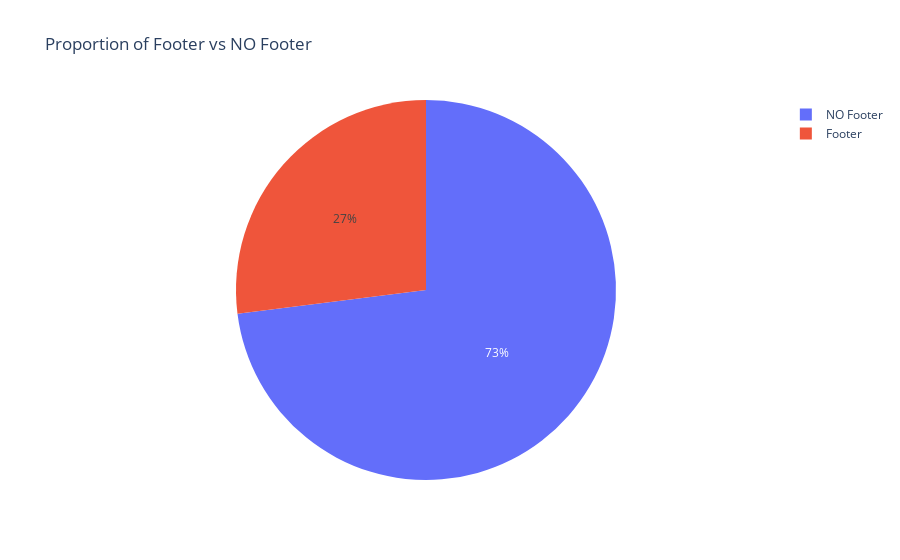

The cell this chart's notebook holds for it:
### Markdown cell above
## Proportion of Footer vs NO Footer

### Code cell
# Count the number of instances of each class
class_counts = df['Footer'].value_counts().to_dict()

# Create the pie chart
fig = px.pie(values=list(class_counts.values()),
             names=['NO Footer', 'Footer'],
             labels=['NO Footer' if key == 0 else 'Footer' for key in class_counts.keys()],
             title='Proportion of Footer vs NO Footer')

# Show the chart
fig.show()

### Figure 1 — Plotly figure (JSON) as saved in the notebook; plotly's stock layout.template omitted (floating-point values rounded to 4 significant figures)
{"data": [{"domain": {"x": [0, 1], "y": [0, 1]}, "hovertemplate": "label=%{label}<br>value=%{value}<extra></extra>", "labels": ["NO Footer", "Footer"], "legendgroup": "", "name": "", "showlegend": true, "type": "pie", "values": [706, 261]}], "layout": {"legend": {"tracegroupgap": 0}, "title": {"text": "Proportion of Footer vs NO Footer"}}}
